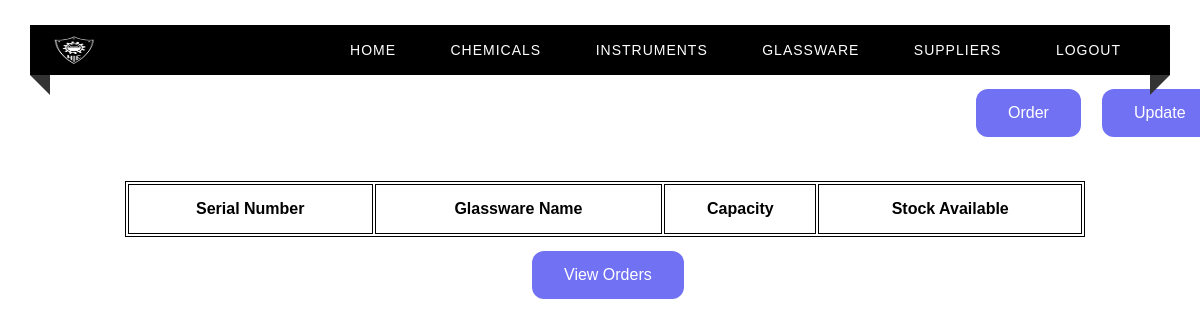
The app's page /glassware, older data.
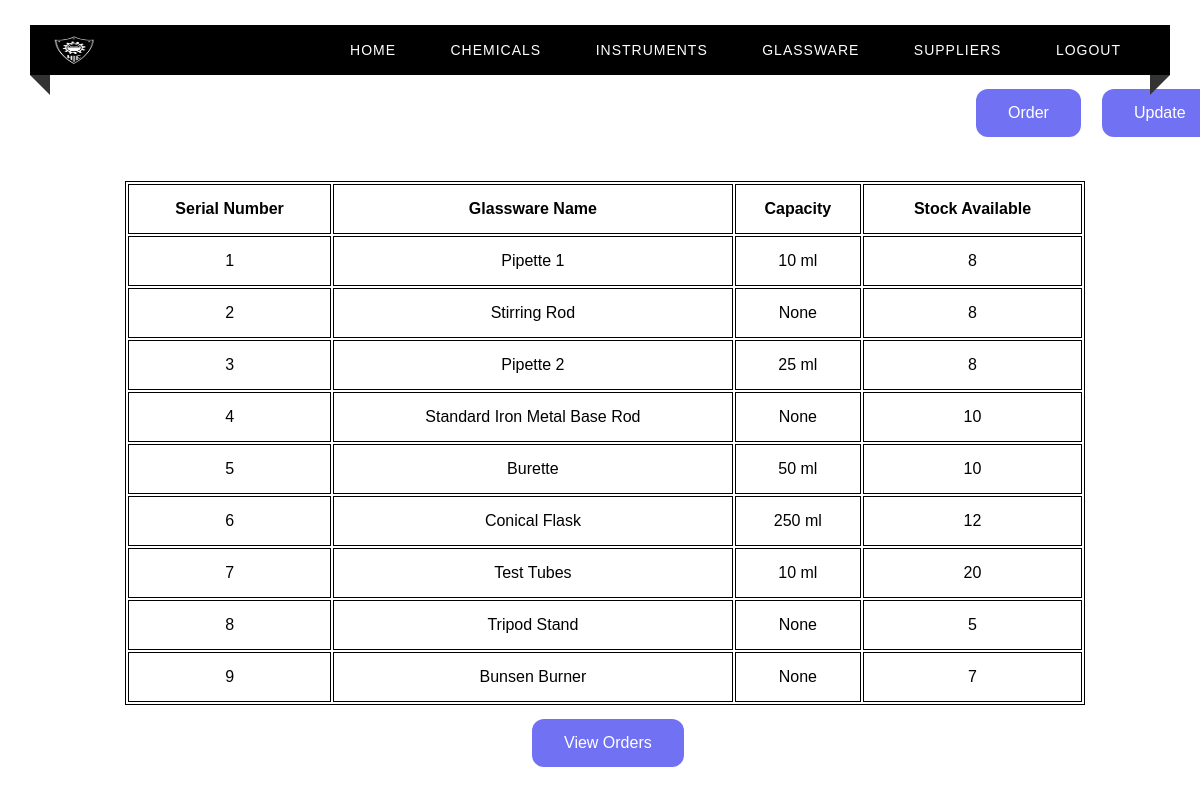
The same page, newer data.
### tables this page shows
CREATE TABLE GLASSWARE(
    Sno INTEGER UNIQUE ,
    Glass_Name VARCHAR(50) primary key,
    Capacity VARCHAR(10),
    Quantiy_Available integer(3)
);

### app.py (the view)
@app.route("/glassware")
def glassware() :
    c = get_db()
    cur = c.cursor()
    cur.execute("SELECT * from GLASSWARE")
    return render_template("glassware.html", test = cur.fetchall())

### app.py (called while the page is built)
def get_db():
    db = getattr(g, '_database', None)
    if db is None:
        db = g._database = sqlite3.connect(DATABASE)
    return db

@app.teardown_appcontext
def close_connection(exception):
    db = getattr(g, '_database', None)
    if db is not None:
        db.close()

### templates/glassware.html (shortened to what this page needs)
<html>
<head>
    <link rel="stylesheet" type="text/css" href="../static/home.css">
</head>
<body>
<div class="custom-padding">
        <nav>
            <div class="logo"><img src = "../static/nieLogo.png" width = "45px", height = "30px"></div>
            <ul class="menu-area">
                <li><a href="/home">Home</a></li>
                <li><a href="/chemicals">Chemicals</a></li>
                <li><a href="/instruments">Instruments</a></li>
                <li><a href="/glassware">Glassware</a></li>
                <li><a href="/suppliers">Suppliers</a></li>
                <li><a href="/">Logout</a></li>
            </ul>
        </nav>
        <a href="/updateGlasswareOptions" target = "_blank" class="button">Update</a>
        <a href="/orderGlassware" class="button1">Order</a>
        <div class="tab">
          <table align="center" style="margin-left : 125px; margin-top : 50px;">
              <th>Serial Number</th>
              <th>Glassware Name </th>
              <th>Capacity</th>
              <th>Stock Available</th>
            {% for row in test %}
            <tr>
                <td> {{ row[0] }}</td>
                <td> {{ row[1] }}</td>
                <td> {{ row[2] }}</td>
                <td> {{ row[3] }}</td>
            </tr>
            {% endfor %}
          </table>
        </div>
        <a href="/viewGlasswareOrders" class="button2">View Orders</a>
    </div>
</body>
</html>

Row changes from the older to the newer data that the page shows:
added GLASSWARE: Sno "1", Glass_Name "Pipette 1", Capacity "10 ml", Quantiy_Available "8"
added GLASSWARE: Sno "2", Glass_Name "Stirring Rod", row "None", Quantiy_Available "8"
added GLASSWARE: Sno "3", Glass_Name "Pipette 2", Capacity "25 ml", Quantiy_Available "8"
added GLASSWARE: Sno "4", Glass_Name "Standard Iron Metal Base Rod", row "None", Quantiy_Available "10"
added GLASSWARE: Sno "5", Glass_Name "Burette", Capacity "50 ml", Quantiy_Available "10"
added GLASSWARE: Sno "6", Glass_Name "Conical Flask", Capacity "250 ml", Quantiy_Available "12"
added GLASSWARE: Sno "7", Glass_Name "Test Tubes", Capacity "10 ml", Quantiy_Available "20"
added GLASSWARE: Sno "8", Glass_Name "Tripod Stand", row "None", Quantiy_Available "5"
added GLASSWARE: Sno "9", Glass_Name "Bunsen Burner", row "None", Quantiy_Available "7"
